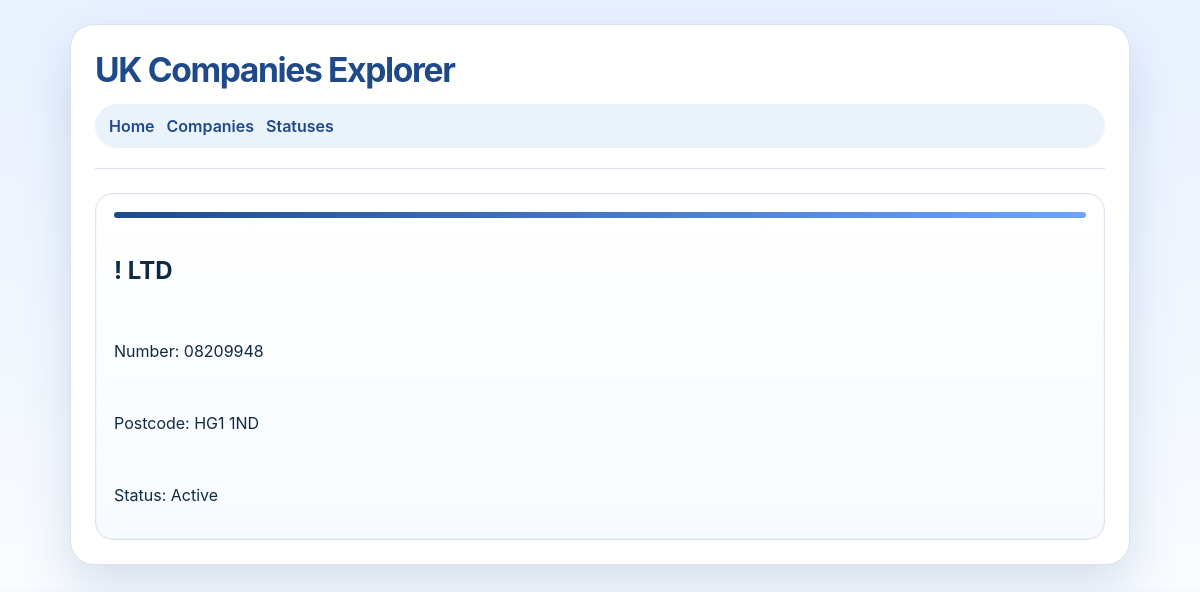
Screenshot of /companies/1 with the database file from the repository.
### models.py (models this page shows)
class Company(db.Model):
    id = db.Column(db.Integer, primary_key=True)
    name = db.Column(db.String(300), nullable=False)
    number = db.Column(db.String(50))
    postcode = db.Column(db.String(20))
    status_id = db.Column(db.Integer, db.ForeignKey("status.id"), nullable=False)

class Status(db.Model):
    id = db.Column(db.Integer, primary_key=True)
    status_name = db.Column(db.String(200), nullable=False)
    companies = db.relationship("Company", backref="status", lazy=True)

### app.py (the view)
    @app.route("/companies/<int:company_id>")
    def company_detail(company_id):
        company = Company.query.get(company_id)
        if company is None:
            abort(404)
        return render_template("company_detail.html", company=company)

### templates/company_detail.html
{% extends "base.html" %}
{% block content %}
<h2>{{ company.name }}</h2>
<p>Number: {{ company.number }}</p>
<p>Postcode: {{ company.postcode }}</p>
<p>Status: {{ company.status.status_name }}</p>
{% endblock %}

### templates/base.html (style rules this page uses)
:root { color-scheme: light; --bg: #f6fbff; --panel: #ffffff; --accent: #1f4a8a; --accent-soft: #eaf2fc; --text: #102a43; --border: #d8e3ef; --shadow: rgba(31, 74, 138, 0.16); }
* { box-sizing: border-box; }
html, body { margin: 0; min-height: 100%; font-family: Inter, system-ui, -apple-system, BlinkMacSystemFont, sans-serif; background: linear-gradient(180deg, #e8f1ff 0%, #f9fcff 100%); color: var(--text); }
body { padding: 24px; }

### rows the page displays
Company: name "! LTD", number "08209948", postcode "HG1 1ND"
Status: status.status_name "Active"
